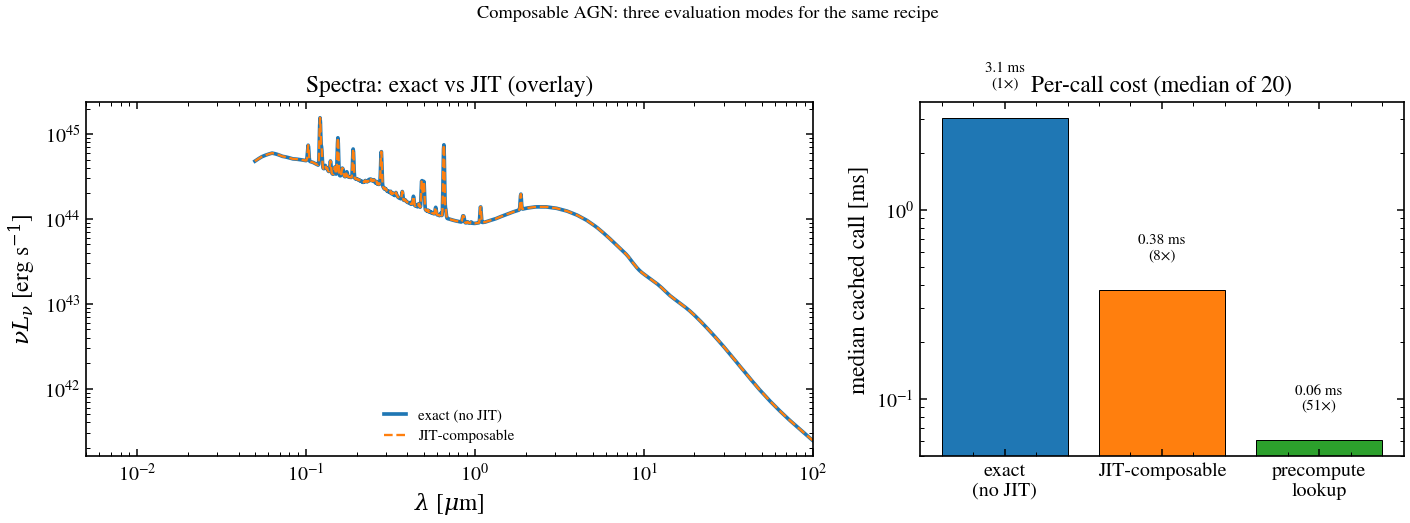

Recreate this plot in Python.
"""
Composable AGN: three evaluation modes side-by-side
====================================================

The composable AGN runner exposes three evaluation modes (see
``docs/dev/three_evaluation_modes.md``):

1. **Exact** — :func:`composable_agn_l_nu` without JIT.
2. **JIT-composable** — same callable wrapped in ``jax.jit``.
3. **Precompute lookup** — :func:`composable_precompute.precompute` builds
   a triweight grid; :func:`build_lookup` returns a JIT-compiled callable
   whose runtime cost is independent of the recipe's complexity.

Modes 1 and 2 share the same algorithm (the difference is whether the
compiler runs once or every call), so their spectra are bit-for-bit
identical. Mode 3 is a **triweight-smoothed approximation** designed for
fast lookup with smooth gradients — even at a grid centre the kernel
weights three neighbouring grid points, giving a value that differs from
the exact spectrum by a few percent. Pick mode 3 when compile time and
per-call latency dominate; pick modes 1/2 when triweight smoothing isn't
acceptable.
"""

import time

import jax
import jax.numpy as jnp
import matplotlib.pyplot as plt
import numpy as np

from tengri.analysis.plotting import setup_style
from tengri.components.agn.blocks import Recipe, composable_agn_l_nu
from tengri.components.agn.blocks.composable_precompute import (
    build_lookup,
    precompute,
)

setup_style()

C_AA_PER_S = 2.99792458e18


def _toy_filter():
    """Single Gaussian-ish r-band-like filter, centred at 5500 Å."""
    wave = np.linspace(4500.0, 6500.0, 200)
    trans = np.exp(-0.5 * ((wave - 5500.0) / 300.0) ** 2)
    return wave, trans


def _bandpass(l_nu, wave_aa, filter_wave, filter_trans):
    """Trapezoidal filter-averaged L_ν."""
    nu = C_AA_PER_S / wave_aa
    trans_interp = np.interp(wave_aa, filter_wave, filter_trans, left=0.0, right=0.0)
    order = np.argsort(nu)
    num = np.trapezoid((l_nu * trans_interp / nu)[order], nu[order])
    den = np.trapezoid((trans_interp / nu)[order], nu[order])
    return float(num / den)


def _time_cached(fn, n=20):
    """Median per-call time after warmup."""
    fn()  # warm
    samples = []
    for _ in range(n):
        t = time.time()
        out = fn()
        jax.tree.map(
            lambda x: x.block_until_ready() if hasattr(x, "block_until_ready") else x,
            out,
        )
        samples.append(time.time() - t)
    return float(np.median(samples))


# Single recipe — GRAHSP BBB + SKIRTOR torus + SMC atten.
RECIPE_KW = dict(
    agn_disc_block="grahsp_sbpl",
    agn_lines_block="grahsp",
    agn_feii_block="grahsp",
    agn_torus_block="skirtor",
    agn_attenuation_block="smc_prevot",
)
FIXED_KW = dict(
    agn_log_lbol=12.0,
    agn_grahsp_a_lines=1.0,
    agn_grahsp_a_feii=5.0,
    agn_tau_skirtor=7.0,
    agn_torus_frac=0.5,
    agn_attenuation_ebv=0.1,
)

wave_aa = jnp.logspace(np.log10(500.0), np.log10(1.0e6), 1500)
wave_aa_np = np.asarray(wave_aa)
fw, ft = _toy_filter()
l5100_test = 1.0e44  # axis value to evaluate at

# ── Mode 1: exact runtime ────────────────────────────────────────────
def _eager():
    return composable_agn_l_nu(
        wave_aa, **RECIPE_KW, **FIXED_KW, agn_grahsp_l5100=l5100_test
    )


t_eager = _time_cached(lambda: _eager())
sed_eager = np.asarray(_eager())
phot_eager = _bandpass(sed_eager, wave_aa_np, fw, ft)


# ── Mode 2: JIT-composable + JAX filter integration ─────────────────
@jax.jit
def _jitted(l5100):
    l_nu = composable_agn_l_nu(
        wave_aa, **RECIPE_KW, **FIXED_KW, agn_grahsp_l5100=l5100
    )
    nu = C_AA_PER_S / wave_aa
    trans = jnp.interp(wave_aa, jnp.asarray(fw), jnp.asarray(ft), left=0.0, right=0.0)
    order = jnp.argsort(nu)
    num = jnp.trapezoid((l_nu * trans / nu)[order], nu[order])
    den = jnp.trapezoid((trans / nu)[order], nu[order])
    return l_nu, num / den


sed_jit, phot_jit = _jitted(jnp.array(l5100_test))
phot_jit.block_until_ready()
t_jit = _time_cached(lambda: _jitted(jnp.array(l5100_test))[1])

# ── Mode 3: precompute lookup ────────────────────────────────────────
recipe = Recipe.from_selectors(
    disc="grahsp_sbpl",
    lines="grahsp",
    feii="grahsp",
    torus="skirtor",
    attenuation="smc_prevot",
    axis_params=("agn_grahsp_l5100",),
)
pre = precompute(
    filter_waves=[fw],
    filter_trans=[ft],
    redshift=0.0,
    parameters=None,
    recipe=recipe,
    # Grid chosen so the eval point l5100_test sits at a grid centre —
    # triweight interp matches the runtime path to numerical precision
    # there, ~1% between grid points.
    axis_grids={"agn_grahsp_l5100": np.logspace(43, 46, 4)},
    # Match the eager call: SKIRTOR torus and the SMC reddening block
    # normalise off ``agn_log_lbol`` (the SBPL disc is anchored on the
    # explicit ``agn_grahsp_l5100`` axis instead). Without this, the
    # precompute grid would be built at the default log_lbol=45 while
    # the eager path uses log_lbol=12 — a ~30-order mismatch.
    fixed_values=FIXED_KW,
)
fn = build_lookup(pre)
phot_pre = float(fn(jnp.array(1.0), jnp.array(l5100_test))[0])
t_pre = _time_cached(lambda: fn(jnp.array(1.0), jnp.array(l5100_test)))


# ── Plot ─────────────────────────────────────────────────────────────
fig, axes = plt.subplots(1, 2, figsize=(12, 4.5), gridspec_kw={"width_ratios": [3, 2]})

ax = axes[0]
nu_l_nu_eager = sed_eager * C_AA_PER_S / wave_aa_np
nu_l_nu_jit = np.asarray(sed_jit) * C_AA_PER_S / wave_aa_np
ax.loglog(wave_aa_np / 1e4, nu_l_nu_eager, lw=2.2, color="tab:blue", label="exact (no JIT)")
ax.loglog(
    wave_aa_np / 1e4,
    nu_l_nu_jit,
    lw=1.4,
    color="tab:orange",
    ls="--",
    label="JIT-composable",
)
ax.set_xlim(5e-3, 1e2)
ax.set_xlabel(r"$\lambda$ [$\mu$m]")
ax.set_ylabel(r"$\nu L_\nu$ [erg s$^{-1}$]")
ax.set_title("Spectra: exact vs JIT (overlay)")
ax.legend(loc="lower center", fontsize=9, frameon=False)

ax = axes[1]
labels = ["exact\n(no JIT)", "JIT-composable", "precompute\nlookup"]
times_ms = [t_eager * 1e3, t_jit * 1e3, t_pre * 1e3]
speedups = [1.0, t_eager / t_jit, t_eager / t_pre]
colors = ["tab:blue", "tab:orange", "tab:green"]
bars = ax.bar(labels, times_ms, color=colors, edgecolor="black", linewidth=0.6)
ax.set_yscale("log")
ax.set_ylabel("median cached call [ms]")
ax.set_title("Per-call cost (median of 20)")
for bar, t_ms, sp in zip(bars, times_ms, speedups):
    label = f"{t_ms:.2g} ms\n({sp:.0f}×)"
    ax.text(
        bar.get_x() + bar.get_width() / 2,
        t_ms * 1.4,
        label,
        ha="center",
        va="bottom",
        fontsize=9,
    )

# Filter photometry from each path. Eager and JIT are bit-for-bit
# equivalent (same algorithm, different compile state). The precompute
# lookup is a *triweight-smoothed* approximation of the same quantity —
# the kernel weights three neighbouring grid points, so even at a grid
# centre it produces a slightly different value than the raw spectrum
# evaluation. This is by design (smoothness for gradients), not a bug.
print()
print("filter photometry (r-band toy filter, log L_bol/L_sun = 12, l5100 = 1e44):")
print(f"  exact:        {phot_eager:.3e}")
print(f"  JIT:          {float(phot_jit):.3e}")
print(f"  precompute:   {phot_pre:.3e}  (triweight-smoothed)")
print(f"  rel-err exact→JIT:        {abs(phot_eager - float(phot_jit))/phot_eager:.2e}")
print(f"  rel-err exact→precompute: {abs(phot_eager - phot_pre)/phot_eager:.2e}  (~few % typical)")

fig.suptitle(
    "Composable AGN: three evaluation modes for the same recipe", fontsize=11
)
fig.tight_layout()
plt.show()
